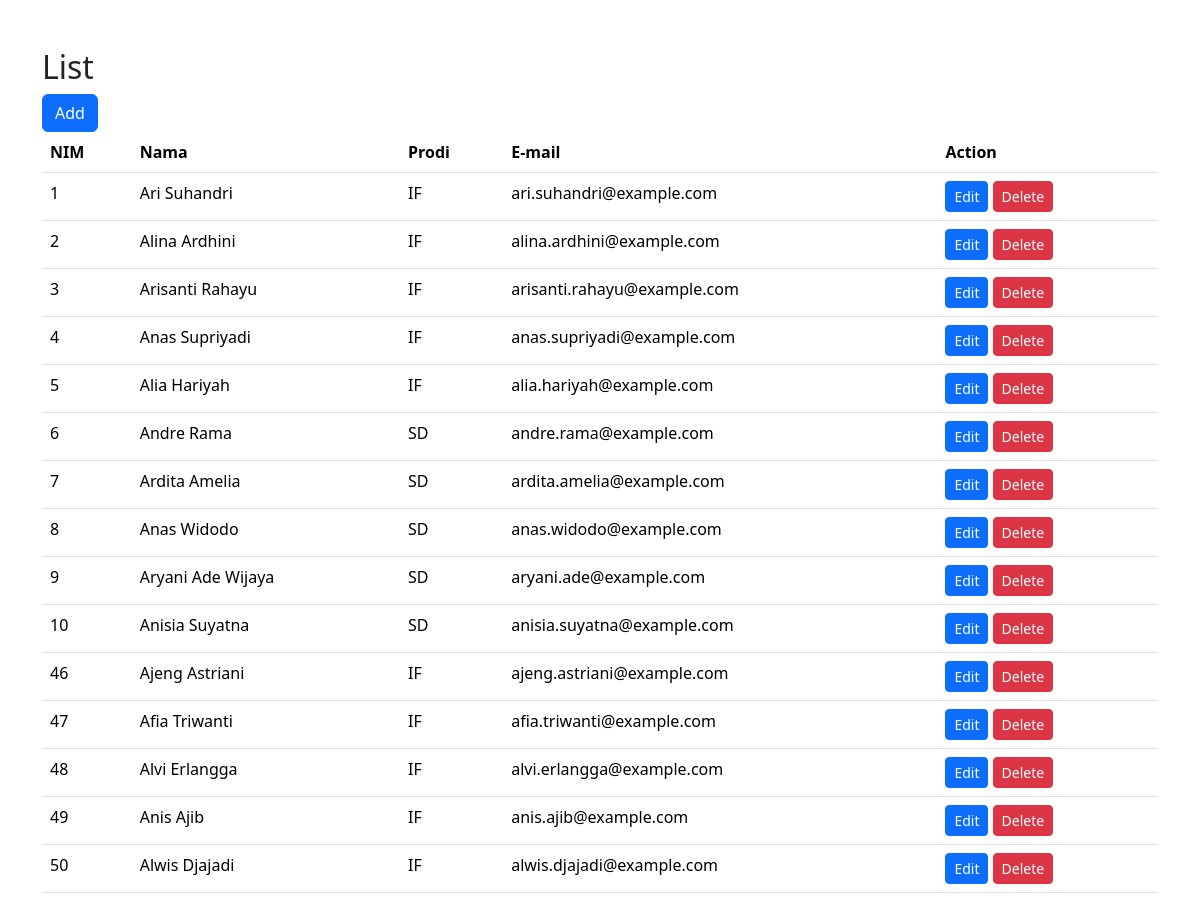
The page / on the database its author committed.
### tables this page shows
CREATE TABLE mhs (
  nim bigint(10) NOT NULL,
  nama varchar(50) NOT NULL,
  prodi varchar(50) NOT NULL,
  email varchar(50) NOT NULL
);

### index.php (the view, shortened to what this page needs)
<!DOCTYPE html>
<html lang="en">
<head>
    <link rel="stylesheet" href="https://cdn.jsdelivr.net/npm/bootstrap@5.3.2/dist/css/bootstrap.min.css">
</head>
<body>
    <div class="container my-5">
        <h2>List</h2>
        <a class="btn btn-primary" href='create.php' role="button">Add</a>
        <br>
        <table class="table">
            <thead>
                <tr>
                    <th>NIM</th>
                    <th>Nama</th>
                    <th>Prodi</th>
                    <th>E-mail</th>
                    <th>Action</th>
                </tr>
            </thead>
            <tbody>
                <?php
                $servername = "localhost";
                $username = "root";
                $password = "";
                $database = "nama_mhs";
                $conn = new mysqli($servername, $username, $password, $database);
                $sql = "SELECT * FROM mhs";
                $result = $conn->query($sql);
                while($row = $result->fetch_assoc()){
                    echo "
                    <tr>
                        <td>$row[nim]</td>
                        <td>$row[nama]</td>
                        <td>$row[prodi]</td>
                        <td>$row[email]</td>
                        <td>
                            <a class='btn btn-primary btn-sm' href='edit.php?nim=$row[nim]'>Edit</a>
                            <a class='btn btn-danger btn-sm' href='delete.php?nim=$row[nim]'>Delete</a>
                        </td>
                    </tr>
                    ";
                }
                ?>
            </tbody>
        </table>
    </div>
</body>
</html>

### rows shown on the page
mhs: nim "1", nama "Ari Suhandri", prodi "IF", email "ari.suhandri@example.com"
mhs: nim "2", nama "Alina Ardhini", prodi "IF", email "alina.ardhini@example.com"
mhs: nim "3", nama "Arisanti Rahayu", prodi "IF", email "arisanti.rahayu@example.com"
mhs: nim "4", nama "Anas Supriyadi", prodi "IF", email "anas.supriyadi@example.com"
mhs: nim "5", nama "Alia Hariyah", prodi "IF", email "alia.hariyah@example.com"
mhs: nim "6", nama "Andre Rama", prodi "SD", email "andre.rama@example.com"
mhs: nim "7", nama "Ardita Amelia", prodi "SD", email "ardita.amelia@example.com"
mhs: nim "8", nama "Anas Widodo", prodi "SD", email "anas.widodo@example.com"
mhs: nim "9", nama "Aryani Ade Wijaya", prodi "SD", email "aryani.ade@example.com"
mhs: nim "10", nama "Anisia Suyatna", prodi "SD", email "anisia.suyatna@example.com"
mhs: nim "46", nama "Ajeng Astriani", prodi "IF", email "ajeng.astriani@example.com"
mhs: nim "47", nama "Afia Triwanti", prodi "IF", email "afia.triwanti@example.com"
mhs: nim "48", nama "Alvi Erlangga", prodi "IF", email "alvi.erlangga@example.com"
mhs: nim "49", nama "Anis Ajib", prodi "IF", email "anis.ajib@example.com"
mhs: nim "50", nama "Alwis Djajadi", prodi "IF", email "alwis.djajadi@example.com"
